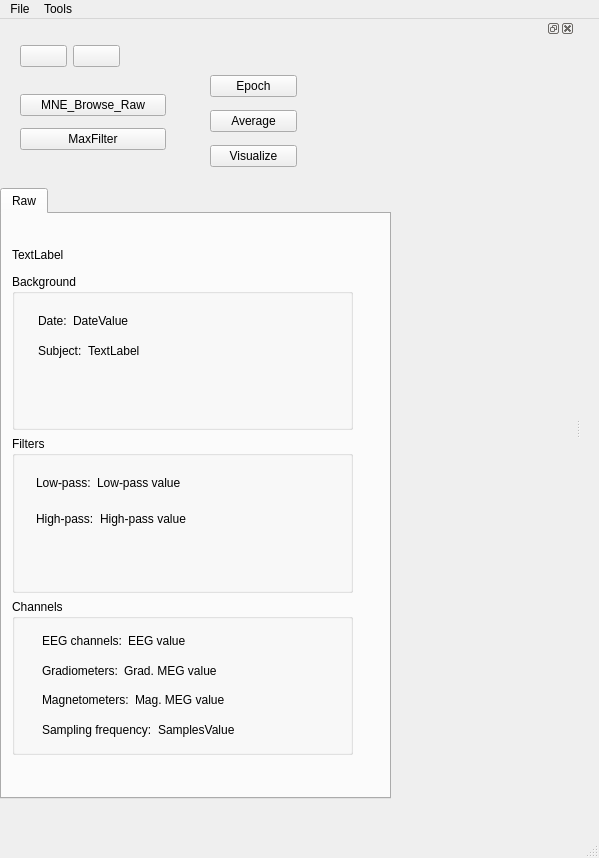
<?xml version="1.0" encoding="UTF-8"?>
<ui version="4.0">
 <class>MainWindow</class>
 <widget class="QMainWindow" name="MainWindow">
  <property name="geometry">
   <rect>
    <x>0</x>
    <y>0</y>
    <width>599</width>
    <height>858</height>
   </rect>
  </property>
  <property name="sizePolicy">
   <sizepolicy hsizetype="Expanding" vsizetype="Expanding">
    <horstretch>0</horstretch>
    <verstretch>0</verstretch>
   </sizepolicy>
  </property>
  <property name="windowTitle">
   <string>MainWindow</string>
  </property>
  <widget class="QWidget" name="centralwidget">
   <layout class="QHBoxLayout" name="horizontalLayout_2"/>
  </widget>
  <widget class="QMenuBar" name="menubar">
   <property name="geometry">
    <rect>
     <x>0</x>
     <y>0</y>
     <width>599</width>
     <height>29</height>
    </rect>
   </property>
   <property name="defaultUp">
    <bool>false</bool>
   </property>
   <widget class="QMenu" name="menuFile">
    <property name="title">
     <string>File</string>
    </property>
    <addaction name="actionLoad_file"/>
    <addaction name="actionSave_file"/>
   </widget>
   <widget class="QMenu" name="menuTools">
    <property name="title">
     <string>Tools</string>
    </property>
    <addaction name="actionPreferences"/>
   </widget>
   <addaction name="menuFile"/>
   <addaction name="menuTools"/>
  </widget>
  <widget class="QStatusBar" name="statusbar"/>
  <widget class="QDockWidget" name="dockWidget">
   <property name="sizePolicy">
    <sizepolicy hsizetype="Expanding" vsizetype="Expanding">
     <horstretch>1</horstretch>
     <verstretch>0</verstretch>
    </sizepolicy>
   </property>
   <property name="minimumSize">
    <size>
     <width>575</width>
     <height>115</height>
    </size>
   </property>
   <property name="allowedAreas">
    <set>Qt::BottomDockWidgetArea|Qt::LeftDockWidgetArea</set>
   </property>
   <attribute name="dockWidgetArea">
    <number>1</number>
   </attribute>
   <widget class="QWidget" name="dockWidgetContents">
    <widget class="QTabWidget" name="tabWidget">
     <property name="geometry">
      <rect>
       <x>0</x>
       <y>150</y>
       <width>391</width>
       <height>611</height>
      </rect>
     </property>
     <property name="currentIndex">
      <number>0</number>
     </property>
     <widget class="QWidget" name="tabRaw">
      <property name="maximumSize">
       <size>
        <width>360</width>
        <height>16777215</height>
       </size>
      </property>
      <property name="accessibleName">
       <string/>
      </property>
      <attribute name="title">
       <string>Raw</string>
      </attribute>
      <widget class="QWidget" name="horizontalLayoutWidget">
       <property name="geometry">
        <rect>
         <x>10</x>
         <y>60</y>
         <width>341</width>
         <height>481</height>
        </rect>
       </property>
       <layout class="QHBoxLayout" name="horizontalLayout_3">
        <item>
         <layout class="QVBoxLayout" name="verticalLayout_4">
          <item>
           <widget class="QGroupBox" name="metaBox">
            <property name="title">
             <string>Background</string>
            </property>
            <widget class="QWidget" name="layoutWidget_2">
             <property name="geometry">
              <rect>
               <x>26</x>
               <y>35</y>
               <width>271</width>
               <height>54</height>
              </rect>
             </property>
             <layout class="QVBoxLayout" name="verticalLayout_6">
              <item>
               <layout class="QGridLayout" name="gridLayout_5">
                <item row="0" column="0">
                 <widget class="QLabel" name="labelDate">
                  <property name="text">
                   <string>Date:</string>
                  </property>
                 </widget>
                </item>
                <item row="0" column="1">
                 <widget class="QLabel" name="labelDateValue">
                  <property name="sizePolicy">
                   <sizepolicy hsizetype="Expanding" vsizetype="Preferred">
                    <horstretch>0</horstretch>
                    <verstretch>0</verstretch>
                   </sizepolicy>
                  </property>
                  <property name="text">
                   <string>DateValue</string>
                  </property>
                 </widget>
                </item>
               </layout>
              </item>
              <item>
               <layout class="QHBoxLayout" name="horizontalLayout">
                <item>
                 <widget class="QLabel" name="labelSubject">
                  <property name="text">
                   <string>Subject:</string>
                  </property>
                 </widget>
                </item>
                <item>
                 <widget class="QLabel" name="labelSubjectValue">
                  <property name="sizePolicy">
                   <sizepolicy hsizetype="Expanding" vsizetype="Preferred">
                    <horstretch>0</horstretch>
                    <verstretch>0</verstretch>
                   </sizepolicy>
                  </property>
                  <property name="text">
                   <string>TextLabel</string>
                  </property>
                 </widget>
                </item>
               </layout>
              </item>
             </layout>
            </widget>
           </widget>
          </item>
          <item>
           <widget class="QGroupBox" name="filtersBox">
            <property name="title">
             <string>Filters</string>
            </property>
            <widget class="QWidget" name="layoutWidget_6">
             <property name="geometry">
              <rect>
               <x>24</x>
               <y>32</y>
               <width>272</width>
               <height>65</height>
              </rect>
             </property>
             <layout class="QVBoxLayout" name="verticalLayout_7">
              <item>
               <layout class="QHBoxLayout" name="horizontalLayout_4">
                <item>
                 <widget class="QLabel" name="labelLow">
                  <property name="lineWidth">
                   <number>1</number>
                  </property>
                  <property name="text">
                   <string>Low-pass:</string>
                  </property>
                  <property name="scaledContents">
                   <bool>true</bool>
                  </property>
                 </widget>
                </item>
                <item>
                 <widget class="QLabel" name="labelLowValue">
                  <property name="sizePolicy">
                   <sizepolicy hsizetype="Expanding" vsizetype="Preferred">
                    <horstretch>0</horstretch>
                    <verstretch>0</verstretch>
                   </sizepolicy>
                  </property>
                  <property name="text">
                   <string>Low-pass value</string>
                  </property>
                 </widget>
                </item>
               </layout>
              </item>
              <item>
               <layout class="QHBoxLayout" name="horizontalLayout_5">
                <item>
                 <widget class="QLabel" name="labelHigh">
                  <property name="text">
                   <string>High-pass:</string>
                  </property>
                 </widget>
                </item>
                <item>
                 <widget class="QLabel" name="labelHighValue">
                  <property name="sizePolicy">
                   <sizepolicy hsizetype="Expanding" vsizetype="Preferred">
                    <horstretch>0</horstretch>
                    <verstretch>0</verstretch>
                   </sizepolicy>
                  </property>
                  <property name="text">
                   <string>High-pass value</string>
                  </property>
                 </widget>
                </item>
               </layout>
              </item>
             </layout>
            </widget>
           </widget>
          </item>
          <item>
           <widget class="QGroupBox" name="channelsBox">
            <property name="title">
             <string>Channels</string>
            </property>
            <widget class="QWidget" name="layoutWidget_7">
             <property name="geometry">
              <rect>
               <x>30</x>
               <y>30</y>
               <width>306</width>
               <height>112</height>
              </rect>
             </property>
             <layout class="QVBoxLayout" name="verticalLayout_8">
              <item>
               <layout class="QHBoxLayout" name="horizontalLayout_6">
                <item>
                 <widget class="QLabel" name="labelEEG">
                  <property name="text">
                   <string>EEG channels:</string>
                  </property>
                 </widget>
                </item>
                <item>
                 <widget class="QLabel" name="labelEEGValue">
                  <property name="sizePolicy">
                   <sizepolicy hsizetype="Expanding" vsizetype="Preferred">
                    <horstretch>0</horstretch>
                    <verstretch>0</verstretch>
                   </sizepolicy>
                  </property>
                  <property name="text">
                   <string>EEG value</string>
                  </property>
                 </widget>
                </item>
               </layout>
              </item>
              <item>
               <layout class="QHBoxLayout" name="horizontalLayout_7">
                <item>
                 <widget class="QLabel" name="labelGradMEG">
                  <property name="text">
                   <string>Gradiometers:</string>
                  </property>
                 </widget>
                </item>
                <item>
                 <widget class="QLabel" name="labelGradMEGValue">
                  <property name="sizePolicy">
                   <sizepolicy hsizetype="Expanding" vsizetype="Preferred">
                    <horstretch>0</horstretch>
                    <verstretch>0</verstretch>
                   </sizepolicy>
                  </property>
                  <property name="text">
                   <string>Grad. MEG value</string>
                  </property>
                 </widget>
                </item>
               </layout>
              </item>
              <item>
               <layout class="QHBoxLayout" name="horizontalLayout_8">
                <item>
                 <widget class="QLabel" name="labelMagMEG">
                  <property name="text">
                   <string>Magnetometers:</string>
                  </property>
                 </widget>
                </item>
                <item>
                 <widget class="QLabel" name="labelMagMEGValue">
                  <property name="sizePolicy">
                   <sizepolicy hsizetype="Expanding" vsizetype="Preferred">
                    <horstretch>0</horstretch>
                    <verstretch>0</verstretch>
                   </sizepolicy>
                  </property>
                  <property name="text">
                   <string>Mag. MEG value</string>
                  </property>
                 </widget>
                </item>
               </layout>
              </item>
              <item>
               <layout class="QHBoxLayout" name="horizontalLayout_9">
                <item>
                 <widget class="QLabel" name="labelSamples">
                  <property name="text">
                   <string>Sampling frequency:</string>
                  </property>
                 </widget>
                </item>
                <item>
                 <widget class="QLabel" name="labelSamplesValue">
                  <property name="sizePolicy">
                   <sizepolicy hsizetype="Expanding" vsizetype="Preferred">
                    <horstretch>0</horstretch>
                    <verstretch>0</verstretch>
                   </sizepolicy>
                  </property>
                  <property name="text">
                   <string>SamplesValue</string>
                  </property>
                 </widget>
                </item>
               </layout>
              </item>
             </layout>
            </widget>
           </widget>
          </item>
         </layout>
        </item>
       </layout>
      </widget>
      <widget class="QLabel" name="labelRawData">
       <property name="geometry">
        <rect>
         <x>10</x>
         <y>30</y>
         <width>341</width>
         <height>21</height>
        </rect>
       </property>
       <property name="text">
        <string>TextLabel</string>
       </property>
      </widget>
     </widget>
    </widget>
    <widget class="QWidget" name="layoutWidget">
     <property name="geometry">
      <rect>
       <x>20</x>
       <y>50</y>
       <width>146</width>
       <height>70</height>
      </rect>
     </property>
     <layout class="QVBoxLayout" name="verticalLayout">
      <item>
       <widget class="QPushButton" name="pushButtonMNE_Browse_Raw">
        <property name="text">
         <string>MNE_Browse_Raw</string>
        </property>
       </widget>
      </item>
      <item>
       <widget class="QPushButton" name="pushButtonMaxFilter">
        <property name="text">
         <string>MaxFilter</string>
        </property>
       </widget>
      </item>
     </layout>
    </widget>
    <widget class="QWidget" name="layoutWidget">
     <property name="geometry">
      <rect>
       <x>210</x>
       <y>30</y>
       <width>87</width>
       <height>107</height>
      </rect>
     </property>
     <layout class="QVBoxLayout" name="verticalLayout_2">
      <item>
       <widget class="QPushButton" name="pushButtonEpoch">
        <property name="text">
         <string>Epoch</string>
        </property>
       </widget>
      </item>
      <item>
       <widget class="QPushButton" name="pushButtonAverage">
        <property name="text">
         <string>Average</string>
        </property>
       </widget>
      </item>
      <item>
       <widget class="QPushButton" name="pushButtonVisualize">
        <property name="text">
         <string>Visualize</string>
        </property>
       </widget>
      </item>
     </layout>
    </widget>
    <widget class="QWidget" name="layoutWidget">
     <property name="geometry">
      <rect>
       <x>20</x>
       <y>0</y>
       <width>100</width>
       <height>36</height>
      </rect>
     </property>
     <layout class="QHBoxLayout" name="horizontalLayout_10">
      <item>
       <widget class="QPushButton" name="pushButtonBack">
        <property name="text">
         <string/>
        </property>
        <property name="icon">
         <iconset>
          <normaloff>image1.xpm</normaloff>image1.xpm</iconset>
        </property>
       </widget>
      </item>
      <item>
       <widget class="QPushButton" name="pushButtonForward">
        <property name="text">
         <string/>
        </property>
        <property name="icon">
         <iconset>
          <normaloff>image2.xpm</normaloff>image2.xpm</iconset>
        </property>
       </widget>
      </item>
     </layout>
    </widget>
    <zorder>layoutWidget</zorder>
    <zorder>layoutWidget</zorder>
    <zorder>layoutWidget</zorder>
    <zorder>tabWidget</zorder>
   </widget>
  </widget>
  <action name="actionLoad_file">
   <property name="text">
    <string>Load file</string>
   </property>
  </action>
  <action name="actionSave_file">
   <property name="text">
    <string>Save file</string>
   </property>
  </action>
  <action name="actionPreferences">
   <property name="text">
    <string>Preferences</string>
   </property>
  </action>
 </widget>
 <resources/>
 <connections/>
</ui>
